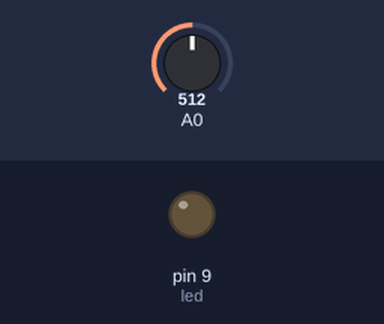
This sketch was run on a simulated Arduino Uno, built with avr-gcc and run on an emulated ATmega328P. On the bench: output pins drawn as LEDs (lit = HIGH). Dashed ring = blinking. The test bench sets the inputs (shaded band); at power-on: A0 = 512.

Above: at 1.2 s.
At 3.0 s:
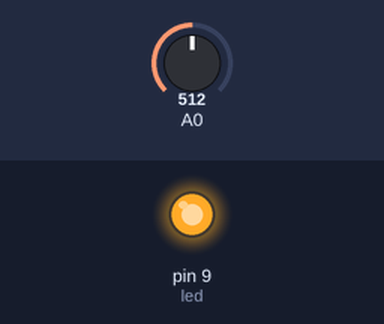
3.1 s: A0 set to 122
6.6 s: A0 set to 0
At 7.18 s:
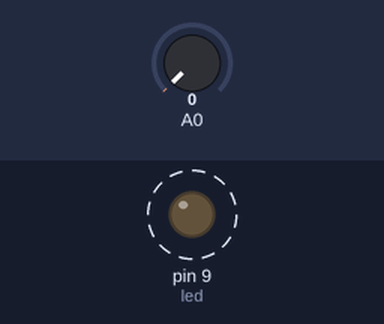
Timing chart, 0 to 16.1 s (numbered marks = the images above; inputs shaded):
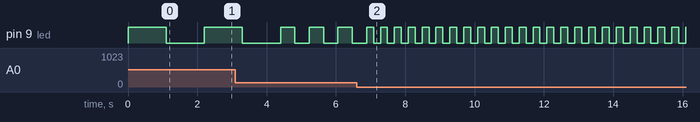

The sketch:

bientro_led.ino
```cpp
// dk tốc độ led nhấp nháy
int led =9;  //khai báo chân ra của led
void setup() {
  // put your setup code here, to run once:
  pinMode(led,OUTPUT);
}

void loop() {
  // put your main code here, to run repeatedly:
  int x=analogRead(A0); // Đọc giá trị biến trở lưu vào x ở chân A0
  int y= map(x,0,1023,200,2000);  //Ánh xạ giá trị biến trở từ 0-1023 thành 200-3000
  digitalWrite(led,HIGH);   // dk tốc độ led nhấp nháy
  delay(y);
  digitalWrite(led,LOW);
  delay(y);

  //digitalWrite(led,y);   // đk độ sáng
}
```

Measured:
- after the input at 6.6 s, pin 9 (led): alternates HIGH for 0.20 s and LOW for 0.20 s, starting after 0.49 s
- by itself, pin 9 (led): repeats every 0.83 s: HIGH 0.41 s, LOW 0.41 s
